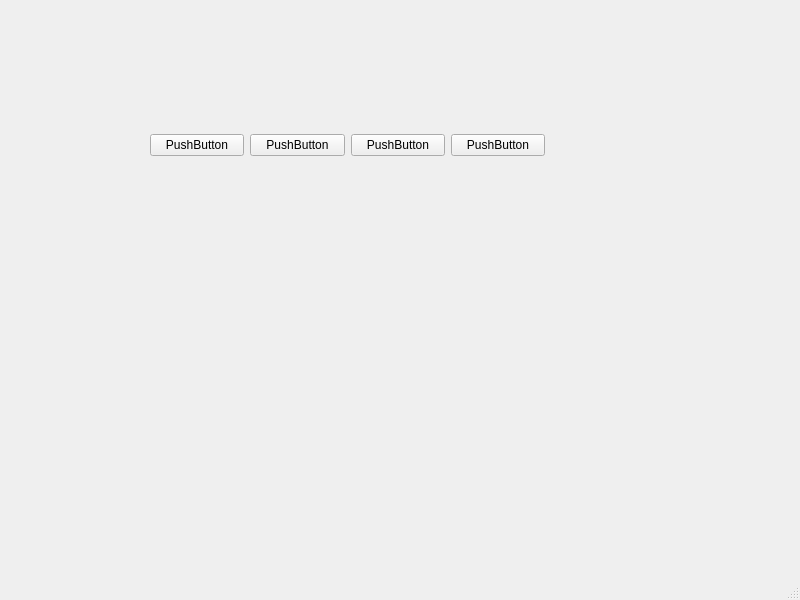
<?xml version="1.0" encoding="UTF-8"?>
<ui version="4.0">
 <class>MainWindow</class>
 <widget class="QMainWindow" name="MainWindow">
  <property name="geometry">
   <rect>
    <x>0</x>
    <y>0</y>
    <width>800</width>
    <height>600</height>
   </rect>
  </property>
  <property name="windowTitle">
   <string>MainWindow</string>
  </property>
  <widget class="QWidget" name="centralwidget">
   <widget class="QWidget" name="">
    <property name="geometry">
     <rect>
      <x>150</x>
      <y>130</y>
      <width>395</width>
      <height>30</height>
     </rect>
    </property>
    <layout class="QHBoxLayout" name="horizontalLayout">
     <item>
      <widget class="QPushButton" name="pushButton_4">
       <property name="text">
        <string>PushButton</string>
       </property>
      </widget>
     </item>
     <item>
      <widget class="QPushButton" name="pushButton">
       <property name="text">
        <string>PushButton</string>
       </property>
      </widget>
     </item>
     <item>
      <widget class="QPushButton" name="pushButton_2">
       <property name="text">
        <string>PushButton</string>
       </property>
      </widget>
     </item>
     <item>
      <widget class="QPushButton" name="pushButton_3">
       <property name="text">
        <string>PushButton</string>
       </property>
      </widget>
     </item>
    </layout>
   </widget>
  </widget>
  <widget class="QMenuBar" name="menubar">
   <property name="geometry">
    <rect>
     <x>0</x>
     <y>0</y>
     <width>800</width>
     <height>26</height>
    </rect>
   </property>
  </widget>
  <widget class="QStatusBar" name="statusbar"/>
 </widget>
 <resources/>
 <connections/>
</ui>
